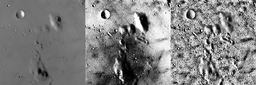
#> input picture task2/compare2.png, 256 x 85 px, shrunk from 1536 x 512 before the run
$ python task2.py
#> lines starting #> are read from the running program, lines starting #| are printed output that depends on the picture
import os
import os.path as osp
import argparse
import cv2
import numpy as np
import matplotlib.pyplot as plt

######## Task 2 新增函数：三列图像与各自直方图垂直拼接，生成综合对比图 ########
# [52 lines left out: functions save_combined_comparison, save_histogram, not called in this run]
######## Task 2 新增函数：全局直方图均衡化 ########
def histogram_equalization(img):
    """
    对灰度图像进行全局直方图均衡化
    Args:
        img: 灰度图像 (H, W)，dtype=uint8
    Returns:
        均衡化后的图像，dtype=uint8
    """

    # 避免除以零
    # 如果图像只有一个灰度值，直接返回原图
    if np.all(img == img.flat[0]):
        return img
    # 计算直方图
    hist, _ = np.histogram(img.flatten(), bins=256, range=[0, 256])
    # 计算累积分布函数 (CDF)
    cdf = hist.cumsum()
    # 归一化到 [0, 255] 并转为 uint8
    cdf_normalized = ((cdf - cdf.min()) * 255 / (cdf.max() - cdf.min())).astype(np.uint8)
    # 用 CDF 作为查找表进行映射
    return cdf_normalized[img]

######## Task 2 新增函数：局部直方图均衡化 ########
def local_histogram_equalization(img, window_size):
    """
    对灰度图像进行局部直方图均衡化（自适应直方图均衡化）
    Args:
        img: 灰度图像 (H, W)，dtype=uint8
        window_size: 正方形邻域的边长（奇数）
    Returns:
        均衡化后的图像，dtype=uint8
    """
    if window_size % 2 == 0:
        raise ValueError("window_size 必须为奇数")
    H, W = img.shape
    pad = window_size // 2
    # 零填充
    padded = np.pad(img, pad, mode='constant', constant_values=0)
    result = np.zeros_like(img, dtype=np.uint8)

    # 遍历每个像素
    for i in range(H):
        for j in range(W):
            # 提取邻域窗口
            window = padded[i:i+window_size, j:j+window_size]
            # 计算窗口内直方图和 CDF
            hist, _ = np.histogram(window.flatten(), bins=256, range=[0, 256])
            cdf = hist.cumsum()
            # 归一化 CDF 到 [0,255]
            if np.all(window == window.flat[0]):
                new_val = img[i, j]
            else:
                cdf_norm = (cdf - cdf.min()) * 255 / (cdf.max() - cdf.min())
                cdf_norm = cdf_norm.astype(np.uint8)
                new_val = cdf_norm[img[i, j]]
            result[i, j] = new_val
    return result

if __name__ == "__main__":
    # ---------- 命令行参数解析 ----------
    parser = argparse.ArgumentParser(description="批量图像直方图均衡化（全局与局部）")
    parser.add_argument("--window", type=int, default=51,
                        help="局部窗口大小（奇数），默认 51")
    parser.add_argument("--compare", action="store_true",
                        help="保存对比图（原图、全局均衡、局部均衡三列并排）")
    parser.add_argument("--num", type=int, default=None,
                        help="指定处理的图像数量（默认处理所有）")
    parser.add_argument("--plot_hist", action="store_true",
                    help="同时保存原图、全局均衡化、局部均衡化的直方图")
    parser.add_argument("--combined", action="store_true",
                    help="生成综合对比图（图像+直方图，3x2布局）")
    args = parser.parse_args()

    # 设置输入输出目录
    root_dir = osp.dirname(osp.abspath(__file__))
    output_dir = osp.join(root_dir, "output")
    os.makedirs(output_dir, exist_ok=True)

    # 如果生成对比图，创建 compare 子目录
    if args.compare:
        compare_dir = osp.join(output_dir, "compare")
        os.makedirs(compare_dir, exist_ok=True)

    processed_count = 0
    # 遍历目录下所有图片
    for file in os.listdir(root_dir):
        if file.lower().endswith(('.jpg', '.png', '.jpeg')) and "_gaussian" not in file.lower():
            img_path = osp.join(root_dir, file)
            print(f"正在处理: {img_path}")

            img_bgr = cv2.imread(img_path)
#> img_bgr is the input picture: shape (85, 256, 3); min 0, max 255, mean 129.1
            if img_bgr is None:
                print(f"警告: 无法读取图像 {img_path}，跳过。")
                continue

            # 转为灰度图进行处理（直方图均衡化通常用于灰度图）
            img_gray = cv2.cvtColor(img_bgr, cv2.COLOR_BGR2GRAY)

            # 全局直方图均衡化
            global_eq = histogram_equalization(img_gray)
#> in histogram_equalization, `hist, _ = np.histogram(img.flatten(), bins=256, range=[0, 256])`: hist = 256 values, max 729 at index 114, min 8 at index 248, mean 85
#> in histogram_equalization, `cdf = hist.cumsum()`: cdf = 256 values from 61 to 21760
#> in histogram_equalization, `cdf_normalized = ((cdf - cdf.min()) * 255 / (cdf.max() - cdf.min())).a..`: cdf_normalized = 256 values from 0 to 255
#> in histogram_equalization, `return cdf_normalized[img]`:
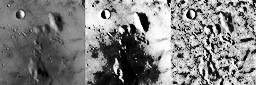
#> returned value: shape (85, 256); min 0, max 255, mean 127.9

            # 局部直方图均衡化
            local_eq = local_histogram_equalization(img_gray, args.window)
#> in local_histogram_equalization, `padded = np.pad(img, pad, mode='constant', constant_values=0)`:
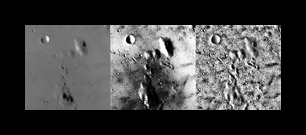
#> padded: shape (135, 306); min 0, max 255, mean 68
#> after the loop in local_histogram_equalization, `for i in range(H):`:
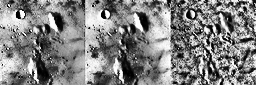
#> result: shape (85, 256); min 0, max 255, mean 130

            # 保存结果（灰度图，如需彩色可转为三通道）
            base_name, ext = osp.splitext(file)

            # 保存全局结果
            global_path = osp.join(output_dir, f"{base_name}_global{ext}")
            cv2.imwrite(global_path, global_eq)

            # 保存局部结果
            local_path = osp.join(output_dir, f"{base_name}_local{ext}")
            cv2.imwrite(local_path, local_eq)

            print(f"已保存: {global_path}")
            print(f"已保存: {local_path}")

            # 如果启用对比图，生成三列对比图像
            if args.compare and (args.num is None or processed_count < args.num):
                # 将灰度图转为三通道以便与彩色原图拼接（原图为彩色，我们将其转为灰度显示保持一致）
                # 也可以直接用灰度图拼接，但为了视觉效果，我们将原图也转为灰度显示
                orig_gray_3ch = cv2.cvtColor(img_gray, cv2.COLOR_GRAY2BGR)
                global_3ch = cv2.cvtColor(global_eq, cv2.COLOR_GRAY2BGR)
                local_3ch = cv2.cvtColor(local_eq, cv2.COLOR_GRAY2BGR)
                compare_img = np.hstack((orig_gray_3ch, global_3ch, local_3ch))
                compare_filename = f"{base_name}_compare{ext}"
                compare_path = osp.join(compare_dir, compare_filename)
                cv2.imwrite(compare_path, compare_img)
                print(f"对比图已保存: {compare_path}")

            if args.plot_hist:
                hist_dir = osp.join(output_dir, "histograms")
                os.makedirs(hist_dir, exist_ok=True)

                save_histogram(img_gray, f"Original Histogram - {base_name}",
                               osp.join(hist_dir, f"{base_name}_orig_hist.png"))
                save_histogram(global_eq, f"Global Equalized Histogram - {base_name}",
                               osp.join(hist_dir, f"{base_name}_global_hist.png"))
                save_histogram(local_eq, f"Local Equalized Histogram - {base_name}",
                               osp.join(hist_dir, f"{base_name}_local_hist.png"))

            if args.combined:
                # 确保对比图已经生成（如果用户没加 --compare，则仍需生成对比图用于组合）
                if not args.compare:
                    # 临时生成对比图（不保存，仅用于组合）
                    orig_3ch = cv2.cvtColor(img_gray, cv2.COLOR_GRAY2BGR)
                    global_3ch = cv2.cvtColor(global_eq, cv2.COLOR_GRAY2BGR)
                    local_3ch = cv2.cvtColor(local_eq, cv2.COLOR_GRAY2BGR)
                    # 此处不需要保存对比图，只需得到三列图像
                else:
                    # 如果已经生成对比图，可以直接用已经转好的三列图像（但我们需要的是单个图像，不是拼接后的）
                    orig_3ch = cv2.cvtColor(img_gray, cv2.COLOR_GRAY2BGR)
                    global_3ch = cv2.cvtColor(global_eq, cv2.COLOR_GRAY2BGR)
                    local_3ch = cv2.cvtColor(local_eq, cv2.COLOR_GRAY2BGR)

                # 直方图路径（如果用户没加 --plot_hist，需先保存直方图）
                if not args.plot_hist:
                    # 临时保存直方图
                    temp_hist_dir = osp.join(output_dir, "temp_hist")
                    os.makedirs(temp_hist_dir, exist_ok=True)
                    hist_orig_path = osp.join(temp_hist_dir, f"{base_name}_orig_hist.png")
                    hist_global_path = osp.join(temp_hist_dir, f"{base_name}_global_hist.png")
                    hist_local_path = osp.join(temp_hist_dir, f"{base_name}_local_hist.png")
                    save_histogram(img_gray, "Original Histogram", hist_orig_path)
                    save_histogram(global_eq, "Global Equalized Histogram", hist_global_path)
                    save_histogram(local_eq, "Local Equalized Histogram", hist_local_path)
                else:
                    # 直方图已保存，获取路径
                    hist_dir = osp.join(output_dir, "histograms")
                    hist_orig_path = osp.join(hist_dir, f"{base_name}_orig_hist.png")
                    hist_global_path = osp.join(hist_dir, f"{base_name}_global_hist.png")
                    hist_local_path = osp.join(hist_dir, f"{base_name}_local_hist.png")

                combined_dir = osp.join(output_dir, "combined")
                os.makedirs(combined_dir, exist_ok=True)
                combined_path = osp.join(combined_dir, f"{base_name}_combined.png")
                save_combined_comparison(orig_3ch, global_3ch, local_3ch,
                                         hist_orig_path, hist_global_path, hist_local_path,
                                         combined_path)

            processed_count += 1
            if args.num is not None and processed_count >= args.num:
                break
#> pass 2 of the loop `for file in os.listdir(root_dir):`:
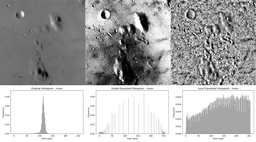
#> input picture task2/compare3.png, 256 x 142 px, shrunk from 1536 x 853 before the run
#> img_bgr is the input picture: shape (142, 256, 3); min 0, max 255, mean 172.7
#> img_gray: shape (142, 256)
#> in local_histogram_equalization (call 2), `padded = np.pad(img, pad, mode='constant', constant_values=0)`:
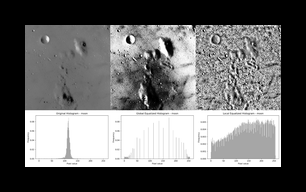
#> padded: shape (192, 306); min 0, max 255, mean 106.9
#> after the loop in local_histogram_equalization (call 2), `for i in range(H):`:
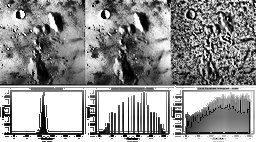
#> result: shape (142, 256); min 0, max 255, mean 147.1
